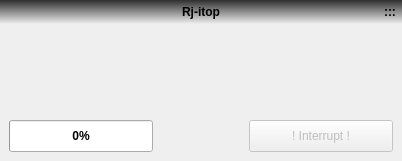
    <widget class="pnlevent" name="statuspanel" native="true">
     <property name="geometry">
      <rect>
       <x>0</x>
       <y>3104</y>
       <width>402</width>
       <height>161</height>
      </rect>
     </property>
     <property name="autoFillBackground">
      <bool>true</bool>
     </property>
     <widget class="lblevent" name="function2">
      <property name="geometry">
       <rect>
        <x>0</x>
        <y>0</y>
        <width>402</width>
        <height>24</height>
       </rect>
      </property>
      <property name="font">
       <font>
        <weight>75</weight>
        <bold>true</bold>
       </font>
      </property>
      <property name="text">
       <string notr="true">Rj-itop</string>
      </property>
      <property name="alignment">
       <set>Qt::AlignCenter</set>
      </property>
     </widget>
     <widget class="lblevent" name="windowbutton2">
      <property name="geometry">
       <rect>
        <x>378</x>
        <y>0</y>
        <width>24</width>
        <height>24</height>
       </rect>
      </property>
      <property name="font">
       <font>
        <weight>75</weight>
        <bold>true</bold>
       </font>
      </property>
      <property name="cursor">
       <cursorShape>PointingHandCursor</cursorShape>
      </property>
      <property name="text">
       <string notr="true">:::</string>
      </property>
      <property name="alignment">
       <set>Qt::AlignCenter</set>
      </property>
     </widget>
     <widget class="lblevent" name="border_2">
      <property name="geometry">
       <rect>
        <x>0</x>
        <y>0</y>
        <width>402</width>
        <height>24</height>
       </rect>
      </property>
      <property name="font">
       <font>
        <weight>75</weight>
        <bold>true</bold>
       </font>
      </property>
      <property name="styleSheet">
       <string notr="true">background-color: qlineargradient(spread:pad, x1:0, y1:0, x2:0, y2:1, stop:0 rgba(0, 0, 0, 205), stop:1 rgba(255, 255, 255, 0))</string>
      </property>
     </widget>
     <widget class="QWidget" name="substatuspanel" native="true">
      <property name="geometry">
       <rect>
        <x>1</x>
        <y>24</y>
        <width>400</width>
        <height>136</height>
       </rect>
      </property>
      <property name="autoFillBackground">
       <bool>true</bool>
      </property>
      <widget class="QLabel" name="processrun">
       <property name="geometry">
        <rect>
         <x>0</x>
         <y>0</y>
         <width>400</width>
         <height>96</height>
        </rect>
       </property>
       <property name="font">
        <font>
         <weight>75</weight>
         <bold>true</bold>
        </font>
       </property>
       <property name="alignment">
        <set>Qt::AlignCenter</set>
       </property>
      </widget>
      <widget class="QProgressBar" name="progressbar">
       <property name="geometry">
        <rect>
         <x>8</x>
         <y>96</y>
         <width>144</width>
         <height>32</height>
        </rect>
       </property>
       <property name="font">
        <font>
         <weight>75</weight>
         <bold>true</bold>
        </font>
       </property>
       <property name="value">
        <number>0</number>
       </property>
       <property name="format">
        <string notr="true">%p%</string>
       </property>
      </widget>
      <widget class="QPushButton" name="interrupt">
       <property name="enabled">
        <bool>false</bool>
       </property>
       <property name="geometry">
        <rect>
         <x>248</x>
         <y>96</y>
         <width>144</width>
         <height>32</height>
        </rect>
       </property>
       <property name="cursor">
        <cursorShape>PointingHandCursor</cursorShape>
       </property>
       <property name="focusPolicy">
        <enum>Qt::NoFocus</enum>
       </property>
       <property name="styleSheet">
        <string notr="true">QPushButton:enabled{color: red}</string>
       </property>
       <property name="text">
        <string>! Interrupt !</string>
       </property>
       <property name="iconSize">
        <size>
         <width>13</width>
         <height>13</height>
        </size>
       </property>
      </widget>
      <widget class="QWidget" name="focusfix" native="true">
       <property name="geometry">
        <rect>
         <x>190</x>
         <y>116</y>
         <width>20</width>
         <height>20</height>
        </rect>
       </property>
       <property name="focusPolicy">
        <enum>Qt::ClickFocus</enum>
       </property>
      </widget>
      <zorder>interrupt</zorder>
      <zorder>processrun</zorder>
      <zorder>progressbar</zorder>
      <zorder>focusfix</zorder>
     </widget>
     <zorder>border_2</zorder>
     <zorder>function2</zorder>
     <zorder>substatuspanel</zorder>
     <zorder>windowbutton2</zorder>
    </widget>
